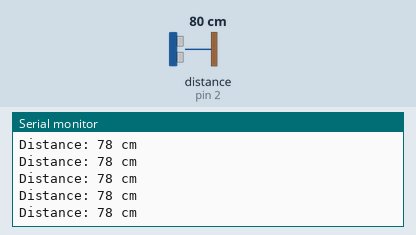
The sketch below on a simulated Arduino Uno, built with avr-gcc and run on an emulated ATmega328P. Parts: the last lines printed to the serial monitor. Wiring (inferred from the names in the program): ultrasonic range finder: trigger pin 3; echo pin 2. The inputs (shaded band) are chosen by the test bench; at power-on: distance to the obstacle (sensor on pin 2) 80 cm. The echo pulse lasts 58.3 µs per cm.

Above: at 1.8 s.
1.9 s: distance to the obstacle (sensor on pin 2) set to 120 cm
At 3.0 s:
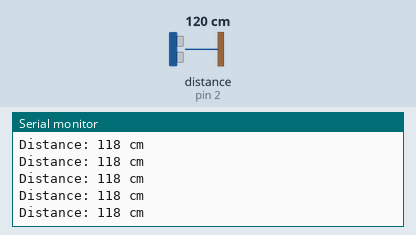
4.9 s: distance to the obstacle (sensor on pin 2) set to 2 cm
At 6.0 s:
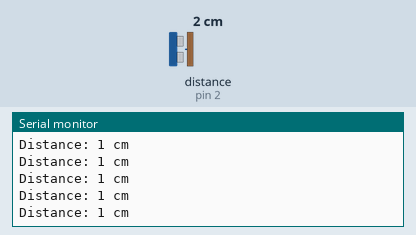
7.9 s: distance to the obstacle (sensor on pin 2) set to 18 cm
At 8.6 s:
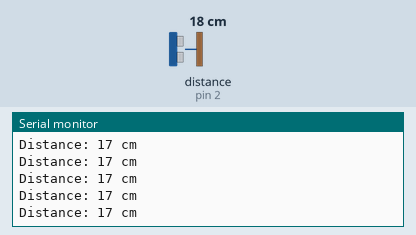
10.9 s: distance to the obstacle (sensor on pin 2) set to 250 cm
At 12.0 s:
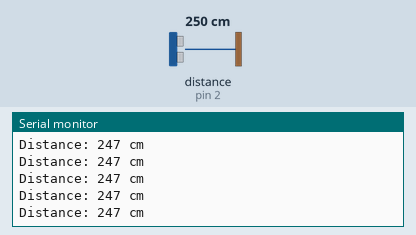
13.9 s: distance to the obstacle (sensor on pin 2) set to 4 cm
At 14.5 s:
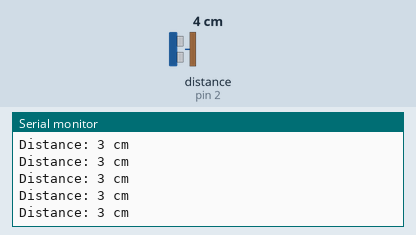
16.9 s: distance to the obstacle (sensor on pin 2) set to 35 cm
At 18.0 s:
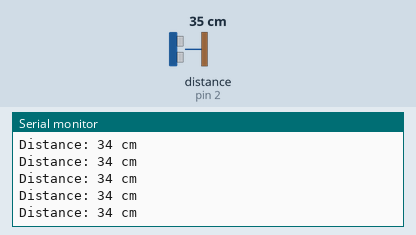
Timing chart, 0 to 19.9 s (numbered marks = the images above; inputs shaded):
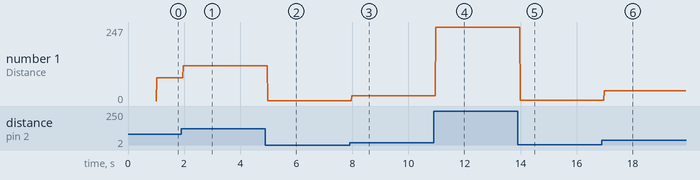

The sketch:

Ultrasonic_test.ino
```cpp
void setup() {
 UltraSetup();

}
void loop() {
 DistUltra();
}
```

Setpin.ino
```cpp
#define echoPin 2 //pin Echo
#define trigPin 3 //pin Trig
unsigned long timer1=0;
unsigned long timer2=0;
long duration; // variable for the duration of sound wave travel
int distance; // variable for the distance measurement
void UltraSetup(){
  pinMode(trigPin, OUTPUT);
  pinMode(echoPin, INPUT);
  Serial.begin(9600);
}
void SetTrigpin(){
  if(millis() - timer1 >= 0.002) // Sets the trigPin HIGH (ACTIVE) for 10 microseconds
  {
    digitalWrite(trigPin, LOW);
    timer1 = millis();
  }
  if(millis() - timer2 >= 0.01)
  {
    digitalWrite(trigPin, HIGH);
    timer2 = millis();
  }
  digitalWrite(trigPin, LOW);
}
void DistUltra(){
  SetTrigpin();
  // Reads the echoPin, returns the sound wave travel time in microseconds
  duration = pulseIn(echoPin, HIGH);
  // Calculating the distance
  distance = duration * 0.034 /2; // Speed of sound wave divided by 2 (go and back)
  Serial.print("Distance: ");
  Serial.print(distance);
  Serial.println(" cm");
//   if(distance < 10)
// {
//  Serial.println("K-----U-----Y");
// }
}
```

Measured:
- after the input at 1.9 s, the serial monitor: prints a new line after 0.07 s (image 1)
- after the input at 4.9 s, the serial monitor: prints a new line after 0.09 s (image 2)
- after the input at 7.9 s, the serial monitor: prints a new line after 0.08 s (image 3)
- after the input at 10.9 s, the serial monitor: prints a new line after 0.07 s (image 4)
- after the input at 13.9 s, the serial monitor: prints a new line after 0.08 s (image 5)
- after the input at 16.9 s, the serial monitor: prints a new line after 0.08 s (image 6)
- plotted number 1: 78 → 118 after the input at 1.9 s, 118 → 1 after the input at 4.9 s, 1 → 17 after the input at 7.9 s, 17 → 247 after the input at 10.9 s, 247 → 3 after the input at 13.9 s
